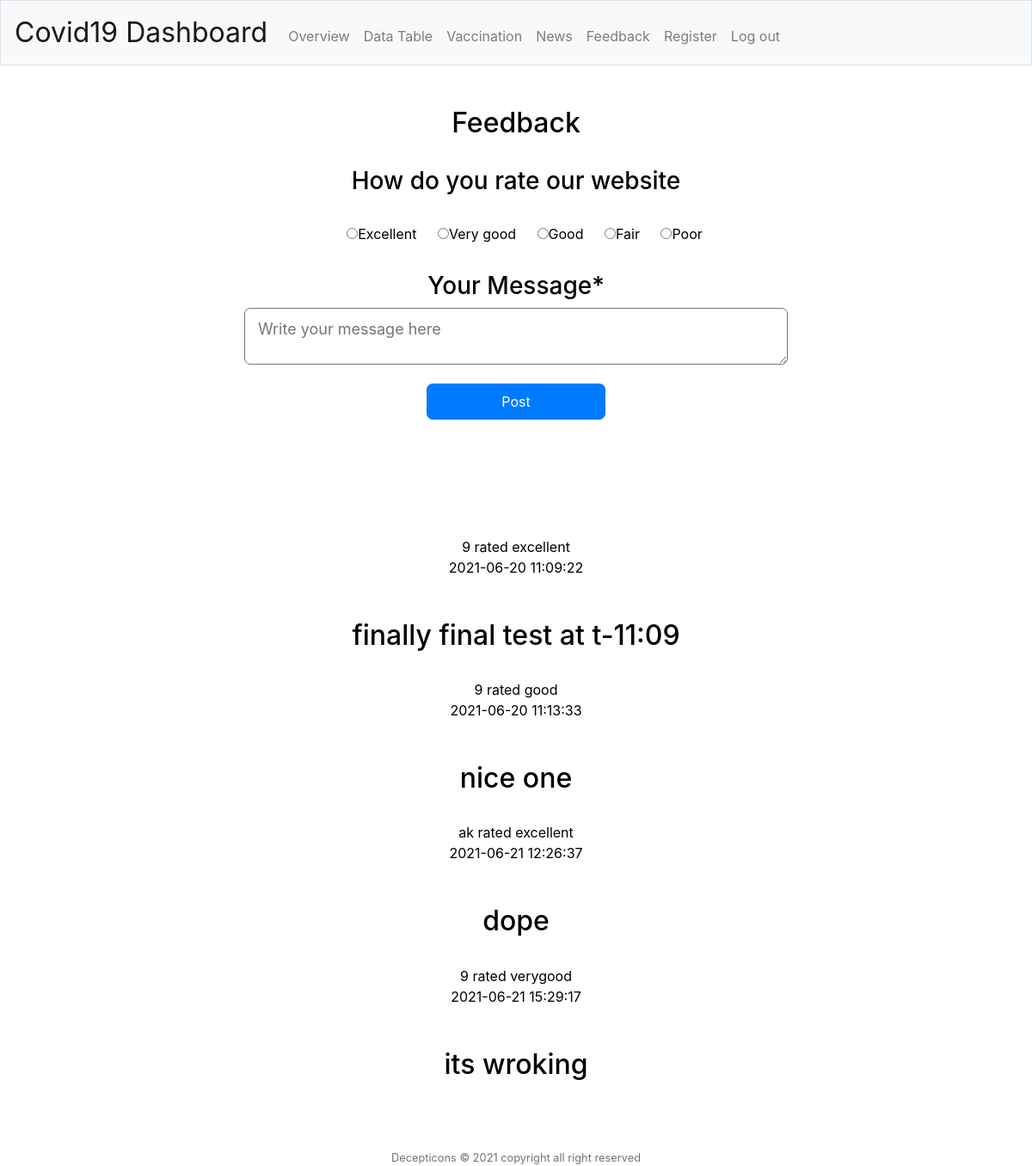
Page /feedback (signed in) on the committed database.
### tables this page shows
CREATE TABLE "feedback" (
	`id`	INTEGER NOT NULL,
	`username`	TEXT,
	`feedback`	TEXT,
	`rating`	TEXT,
	`email`	TEXT,
	`date_time`	TEXT,
	`feedback_id`	INTEGER NOT NULL,
	PRIMARY KEY(`feedback_id`)
);

### application.py (the view, shortened to what this page needs)
@app.route("/feedback", methods=["GET", "POST"])
def feedback():
    feedback_all=db.execute("SELECT feedback,date_time,username,rating FROM feedback ")
    print(feedback_all)
    feedback_all.sort(key=operator.itemgetter("date_time"))
    return render_template("feedback.html",feedback_all=feedback_all)

### application.py (called while the page is built)
@app.after_request
def after_request(response):
    response.headers["Cache-Control"] = "no-cache, no-store, must-revalidate"
    response.headers["Expires"] = 0
    response.headers["Pragma"] = "no-cache"
    return response

### templates/feedback.html
{% extends "layout.html" %} {% block title %} Feedback {% endblock %} {% block main %}
<div>
    <form action="/feedback" method="post">
        <div>
            <h2>Feedback</h2>
            <br>
            <div>
                <h3>How do you rate our website</h3>
                <br>
                <label class="radio-inline"><input type="radio" name="option" value="excellent">Excellent</label>
                <label class="radio-inline"><input type="radio" name="option" value="verygood">Very good</label>
                <label class="radio-inline"><input type="radio" name="option" value="good">Good</label>
                <label class="radio-inline"><input type="radio" name="option" value="fair">Fair</label>
                <label class="radio-inline"><input type="radio" name="option" value="poor">Poor</label>
            </div>
        </div>
        <br>
        <form>
            <div>
                <h3>Your Message*</h3>
                <textarea id="message" required="" placeholder="Write your message here" rows="2" cols="50" name="feedback"></textarea>
            </div>
            <div class="button">
                <button class="btn btn-primary" style="width: 20%; position: center;" type="submit" {% if session.user_id %} "" {% else %} disabled {% endif %}>Post</button>
            </div>
        </form>
    </form>
    <br>
    <div class="message">
        {% if session.user_id %}
        <p></p>
        {% else %}
        <p class="message">Please login before submitting feedback<b><a class="message" href="/login">Log in</a></b></p>
        {% endif %}
    </div>
    <div class="feedback_total">
        {% for feedback in feedback_all %}
        <div>
            <p>
                <span>{{feedback.username}} rated {{feedback.rating}} </span><br>
                <span>{{feedback.date_time}}</span>
            </p>
            <h2>{{feedback.feedback}}</h2>
            <br>
        </div>
        {% endfor %}
    </div>
</div>
{% endblock %}

### static/styles.css (style rules this page uses)
body { background-color: white; color: black; }
p { height: 80px; }
.radio-inline { margin-left: 20px; }
#message { border: 0px .5px solid black; padding: 10px 0px 0px 15px; font-size: 18px; color: #000; border-radius: 7px; }
.button button { margin: 1rem 0; padding: .5rem; border-radius: 7px; }

### rows in the picture
feedback: username "9", rating "excellent", date_time "2021-06-20 11:09:22", feedback "finally final test at t-11:09"
feedback: username "9", rating "good", date_time "2021-06-20 11:13:33", feedback "nice one"
feedback: username "ak", rating "excellent", date_time "2021-06-21 12:26:37", feedback "dope"
feedback: username "9", rating "verygood", date_time "2021-06-21 15:29:17", feedback "its wroking"
